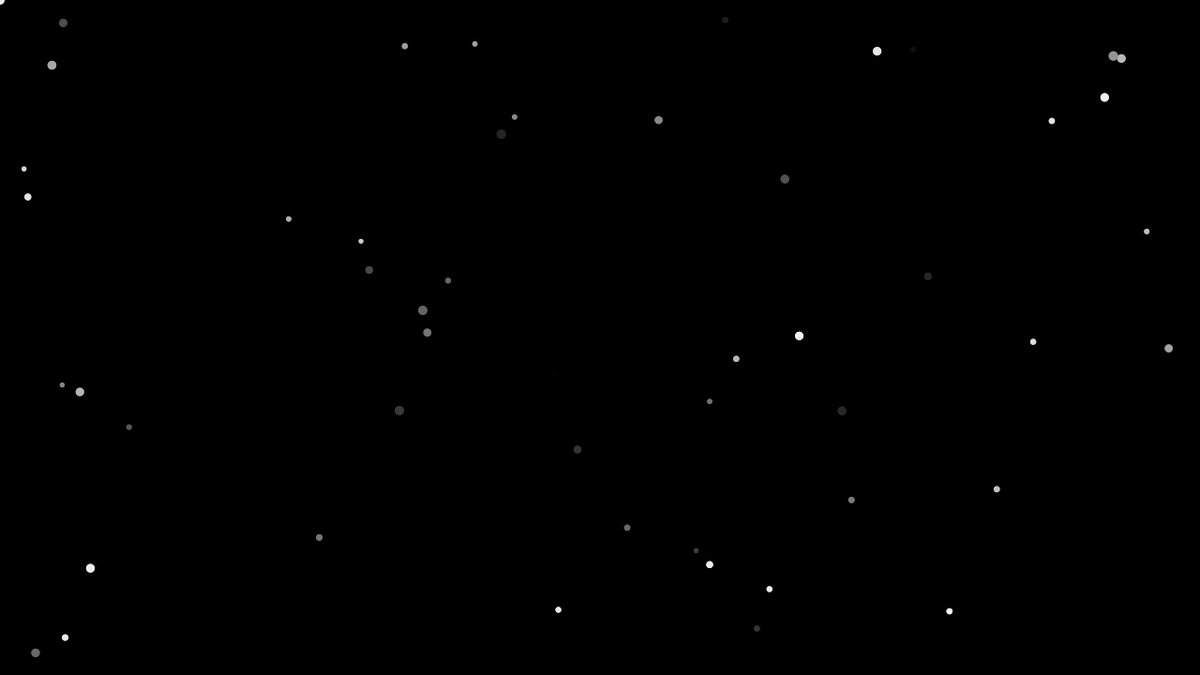
Frame 1 (no input)
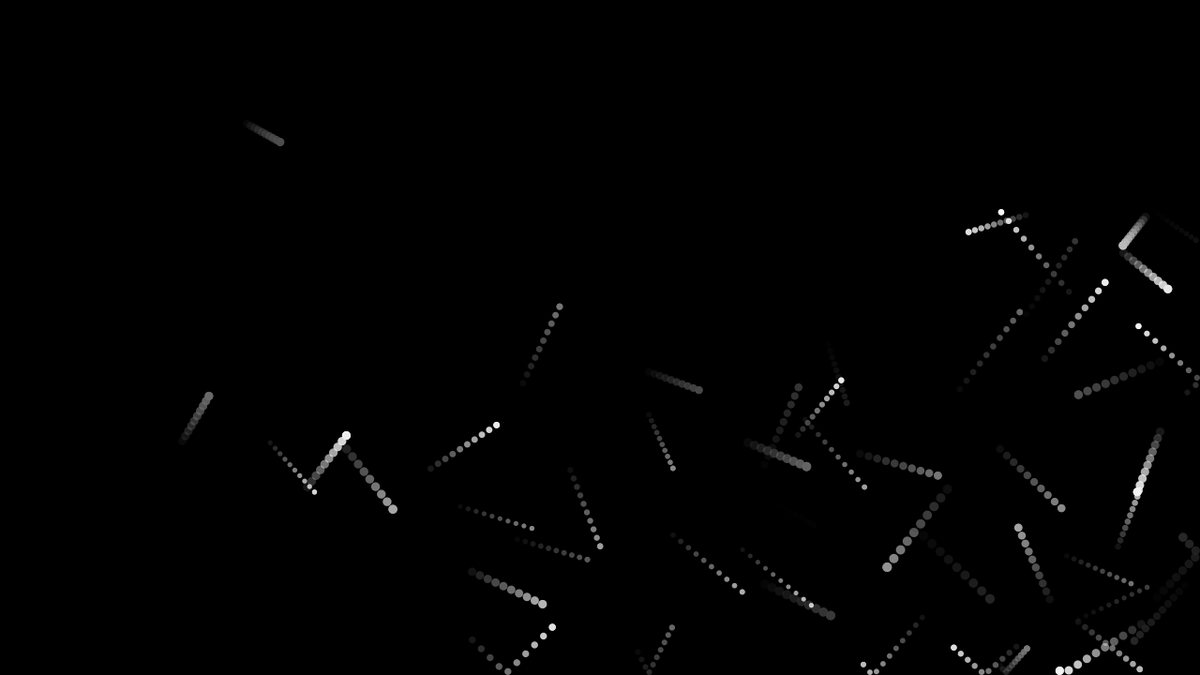
Frame 60 (the mouse pressed at the canvas centre just before this capture)
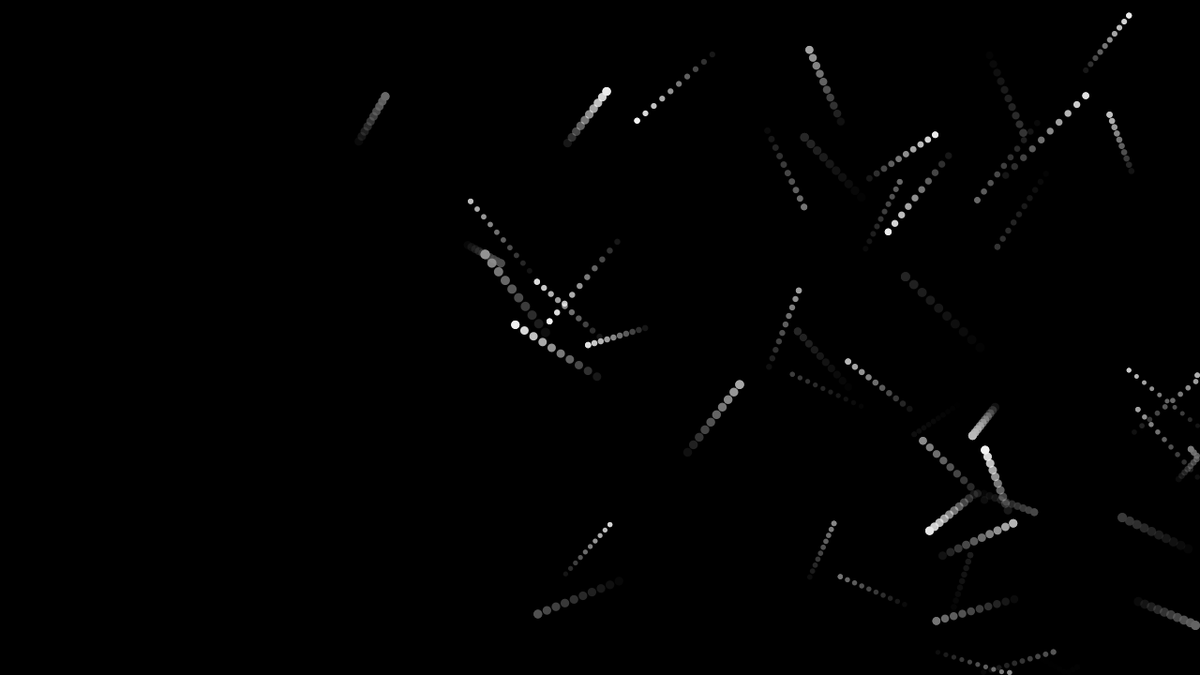
Frame 120 (the mouse held since frame 60 and released just before this capture)

The Processing sketch that drew these frames (run headless with seeded random() and noise(); from frame 60 on, the mouse is pressed at the canvas centre):

// Processing sketch: Bounce
// ── Bounce.pde
int num_balls = 50;
BouncyBall[] balls = new BouncyBall[num_balls];

void setup() {
  size(1280, 720);
  for (int i = 0; i < balls.length; i++) {
    balls[i] = new BouncyBall();
  }
}

void draw() {
  background(0);
  for (int i = 0 ; i < balls.length; i++) {
    balls[i].update();
    balls[i].display();
  }
}

// ── BouncyBall.pde
class BouncyBall {  
  float x, y;
  float x_speed, y_speed;
  float diam;
  color c;
  
  int len = 10;
  float[] trail_x = new float[len];
  float[] trail_y = new float[len];
  
  BouncyBall() {
    x = random(width);
    y = random(height);
    x_speed = random(2.0, 10.0);
    y_speed = random(2.0, 10.0);
    diam = random(5.0, 10.0);
    c = color(random(255));
  }
  
  void update() {
    x += x_speed;
    y += y_speed;
    
    if (x <= 0 + diam/2) {
      x = diam/2;
      x_speed *= -1.0;
    } else if (x >= width - diam/2) {
      x = width - diam/2;
      x_speed *= -1.0;
    }
    if (y <= 0 + diam/2) {
      y = diam/2;
      y_speed *= -1.0;
    } else if (y >= height - diam/2) {
      y = height - diam/2;
      y_speed *= -1.0;
    }
    
    for (int i = trail_x.length - 1; i > 0; i--) {
      trail_x[i] = trail_x[i - 1];
      trail_y[i] = trail_y[i - 1];
    }
    trail_x[0] = x;
    trail_y[0] = y;
  }
  
  void display() {
    noStroke();
    fill(c);
    ellipse(x, y, diam, diam);
    for (int i = 0; i < trail_x.length; i++) {
      fill(c, 255 - i/float(trail_x.length) * 255);
      ellipse(trail_x[i], trail_y[i], diam, diam);
    }
  }
}
